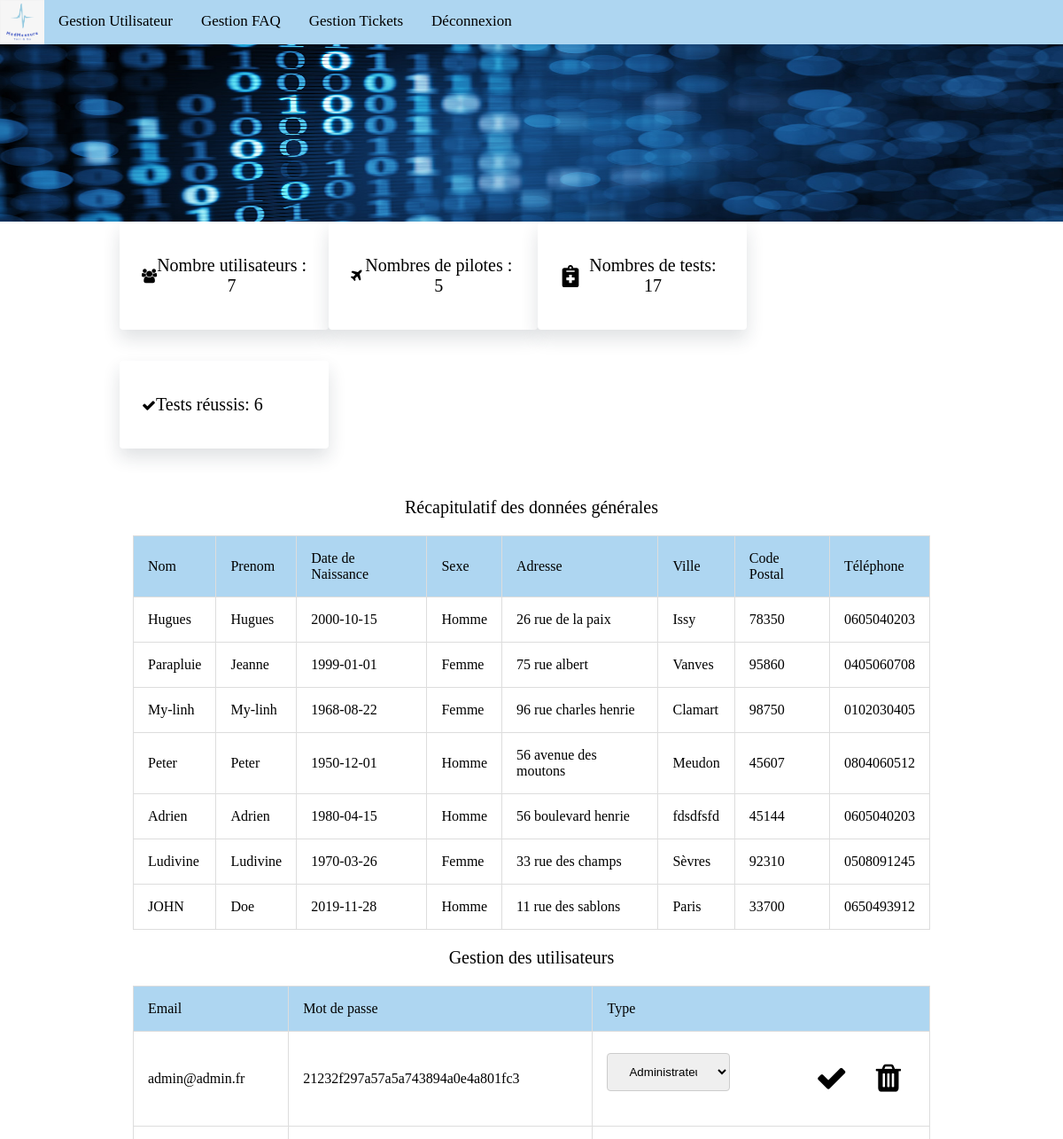
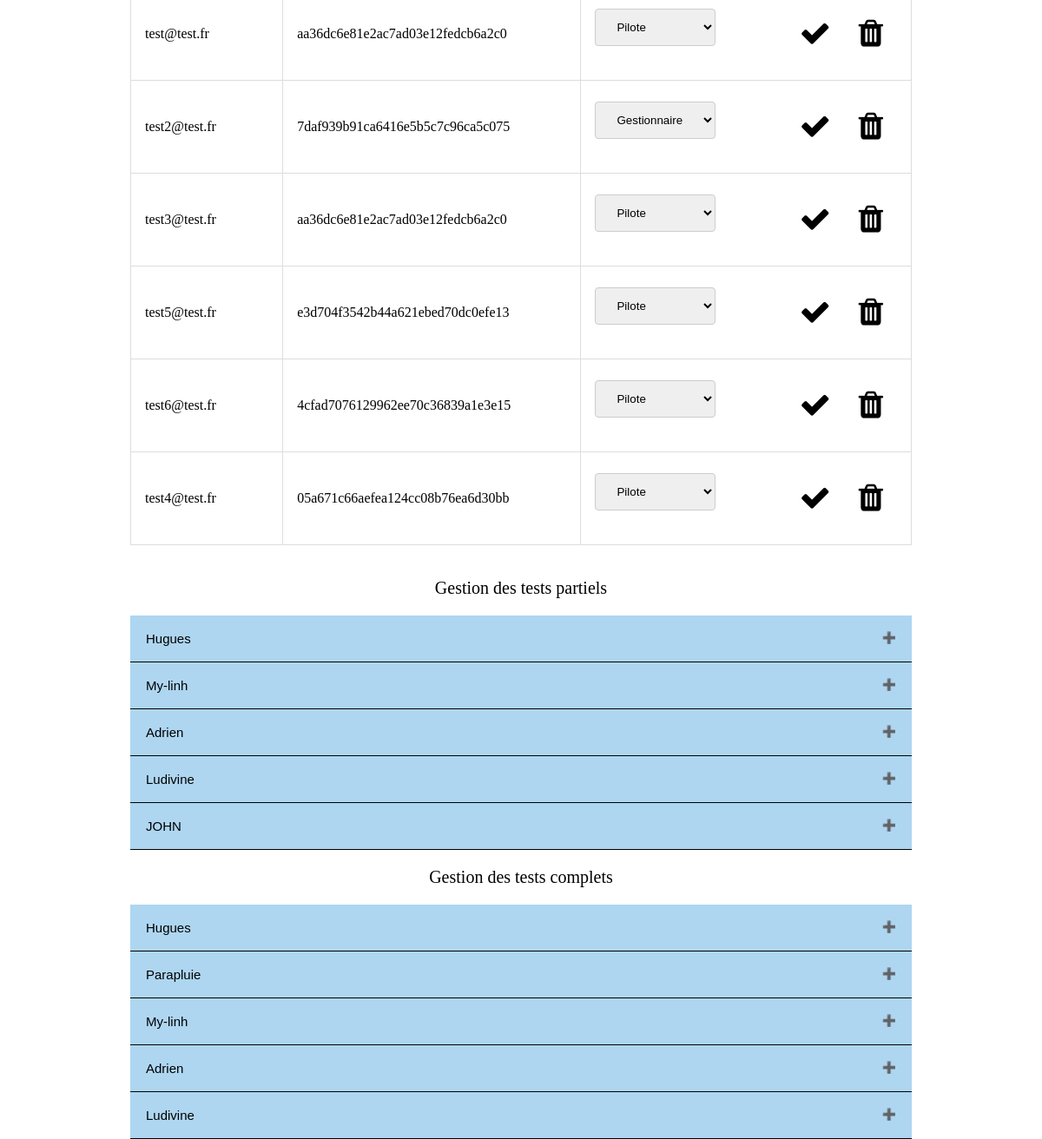
Page /index.php?page=admin_user (signed in) on the committed database (2 pictures, top to bottom).
### tables this page shows
CREATE TABLE `utilisateur` (
  `idUtilisateur` int(11) NOT NULL,
  `nom` varchar(256) DEFAULT NULL,
  `prenom` varchar(256) DEFAULT NULL,
  `DN` date NOT NULL,
  `Sexe` varchar(50) NOT NULL,
  `AdresseVoie` varchar(50) NOT NULL,
  `AdresseVille` varchar(50) NOT NULL,
  `AdresseCP` int(11) NOT NULL,
  `Tel` varchar(50) NOT NULL
);

CREATE TABLE `connexion` (
  `email` varchar(50) NOT NULL,
  `mdp` varchar(50) NOT NULL,
  `type` varchar(50) NOT NULL,
  `idUtilisateur` int(11) NOT NULL
);

CREATE TABLE `testpartiel` (
  `idTestPartiel` int(11) NOT NULL,
  `idUtilisateur` int(11) NOT NULL,
  `numero_test` int(11) NOT NULL,
  `date` date NOT NULL,
  `Frequence` int(11) NOT NULL,
  `PerceptionAuditive` int(11) NOT NULL,
  `StimulusVisuel` int(11) NOT NULL,
  `id_boitier` int(11) NOT NULL,
  `score` int(11) NOT NULL
);

CREATE TABLE `testcomplet` (
  `idTestComplet` int(11) NOT NULL,
  `idUtilisateur` int(11) NOT NULL,
  `Numero_Test` int(11) NOT NULL,
  `date` date NOT NULL,
  `Frequence` int(11) NOT NULL,
  `PerceptionAuditive` int(11) NOT NULL,
  `StimulusVisuel` int(11) NOT NULL,
  `TemperaturePeau` int(11) NOT NULL,
  `RecoTonalite` int(11) NOT NULL,
  `score` int(11) NOT NULL
);

### controlleur/controlleur.php (called while the page is built, shortened)
<?php
require('modele/model.php');
function dataUser()
{
  $user = getUser();
  $dataconnexion = getDataConnexion();
  $nbuser = getCountUser();
  $nbpilote = getCountPilote();
  $nbTest = getCountTest();
  $nbTestReussis = getCountTestReussis();
  $total = getTestPartiel2();
  $total2 = getTestComplet2();
  require('vue/admin_user.php');
}

### modele/model.php (called while the page is built, shortened)
<?php
function getTestPartiel2(){
  $db = dbConnect();
  $req1 = $db->query('SELECT * FROM testpartiel INNER JOIN utilisateur where testpartiel.idUtilisateur = utilisateur.idUtilisateur order by testpartiel.idUtilisateur, testpartiel.numero_test');
  return $req1;
}
function getTestComplet2(){
  $db = dbConnect();
  $req1 = $db->query('SELECT * FROM testcomplet INNER JOIN utilisateur where testcomplet.idUtilisateur = utilisateur.idUtilisateur order by testcomplet.idUtilisateur, testcomplet.numero_test');
  return $req1;
}
function getUser()
{
  $db = dbConnect();
  $req = $db->query('SELECT * FROM utilisateur');
  return $req;
}
function getDataConnexion()
{
  $db = dbConnect();
  $req = $db->query('SELECT * FROM connexion');
  return $req;
}
function dbConnect()
{
  try
  {
    $db = new PDO('mysql:host=localhost;dbname=medmeasure;charset=utf8', 'root', '');
    return $db;
  }
  catch(Exception $e)
  {
    die('Erreur : '.$e->getMessage());
  }
}
  function getCountUser(){
    $db = dbConnect();
    $req = $db->query('SELECT count(idUtilisateur) as uti FROM utilisateur');
    return $req;
  }
  function getCountPilote(){
    $db = dbConnect();
    $req = $db->query('SELECT count(idUtilisateur) as uti FROM utilisateur where idUtilisateur in (select idUtilisateur from connexion where type="Pilote")');
    return $req;
  }
  function getCountTestReussis(){
    $db = dbConnect();
    $req1 = $db->query('SELECT count(idTestPartiel) as nbtestPartiel FROM testpartiel where score >= "75"');
    $req2 = $db->query('SELECT count(idTestComplet) as nbtestComplet FROM testcomplet where score >= "75"');
    $invNum = $req1 -> fetch(PDO::FETCH_ASSOC);
    $nbTestPartiel = $invNum['nbtestPartiel'];
    $invNum1 = $req2 -> fetch(PDO::FETCH_ASSOC);
    $nbTestComplet = $invNum1['nbtestComplet'];
    $total = $nbTestPartiel + $nbTestComplet;
    return $total;
  }
  function getCountTest(){
    $db = dbConnect();
    $req1 = $db->query('SELECT count(idTestPartiel) as nbtestPartiel FROM testpartiel');
    $req2 = $db->query('SELECT count(idTestComplet) as nbtestComplet FROM testcomplet');
    $invNum = $req1 -> fetch(PDO::FETCH_ASSOC);
    $nbTestPartiel = $invNum['nbtestPartiel'];
    $invNum1 = $req2 -> fetch(PDO::FETCH_ASSOC);
    $nbTestComplet = $invNum1['nbtestComplet'];
    $total = $nbTestPartiel + $nbTestComplet;
    return $total;
  }

### vue/admin_user.php (the view, shortened to what this page needs)
<?php
if ($_SESSION["type"]=="Administrateur"){
  ?>
  <!DOCTYPE html>
  <html>
  <link rel="stylesheet" href="css/css_admin.css">
  <link rel="stylesheet" href="https://cdnjs.cloudflare.com/ajax/libs/font-awesome/4.7.0/css/font-awesome.min.css">
  <header>
    <div class="barre_navigation">
      <img src="images/MedMeasure.png" alt="logo de MedMeasure">
      <a href="index.php?page=admin_user">Gestion Utilisateur</a>
      <a href="index.php?page=admin_faq">Gestion FAQ</a>
      <a href="index.php?page=admin_ticket">Gestion Tickets</a>
      <a href="index.php?deco=deconnexion">Déconnexion</a>
    </div>
    <div class="texte">
      <img src="images/image_admin.jpg" alt="Image pour la page admin">
    </div>
  </header>
  <body>
<div class="container-fluid">
  <div class="rectangle-donnee">
    <div class="rectangle">
      <i class="fa fa-users"></i>
      <?php
      while ($data = $nbuser->fetch())
      {
        ?>
        <p> Nombre utilisateurs : <?= htmlspecialchars($data['uti']) ?></p>
        <?php
      }
      ?>
    </div>
    <div class="rectangle">
      <i class="fa fa-plane"></i>
      <?php
      while ($data = $nbpilote->fetch())
      {
        ?>
        <p>Nombres de pilotes : <?= htmlspecialchars($data['uti']) ?></p>
        <?php
      }
      ?>
    </div>
    <div class="rectangle">
      <img src="images/notes-medical-solid.svg" alt="logo test">
      <p>Nombres de tests: <?= $nbTest ?> </p>
    </div>
    <div class="rectangle">
      <i class="fa fa-check"></i>
      <p>Tests réussis: <?= $nbTestReussis ?></p>
    </div>
  </div>
</div>
<p>Récapitulatif des données générales</p>
<div class="container-fluid">
  <center>
    <table border='1' cellpadding='5' cellpacing='9'>
      <tr class="entete">
        <td>Nom</td>
        <td>Prenom</td>
        <td>Date de Naissance</td>
        <td>Sexe</td>
        <td>Adresse</td>
        <td>Ville</td>
        <td>Code Postal</td>
        <td>Téléphone</td>
      </tr>
      <?php
      while ($data = $user->fetch())
      {
        ?>
        <tr>
          <td>
            <?= htmlspecialchars($data['nom']) ?>
          </td>
          <td>
            <?= htmlspecialchars($data['prenom']) ?>
          </td>
          <td>
            <?= htmlspecialchars($data['DN']) ?>
          </td>
          <td>
            <?= htmlspecialchars($data['Sexe']) ?>
          </td>
          <td>
            <?= htmlspecialchars($data['AdresseVoie']) ?>
          </td>
          <td>
            <?= htmlspecialchars($data['AdresseVille']) ?>
          </td>
          <td>
            <?= htmlspecialchars($data['AdresseCP']) ?>
          </td>
          <td>
            <?= htmlspecialchars($data['Tel']) ?>
          </td>
        </tr>
        <?php
      }
      ?>
    </table>
  </center>
</div>
<p>Gestion des utilisateurs</p>
<div class="container-fluid">
  <center>
    <table border='1' cellpadding='5' cellpacing='9'>
      <tr class="entete">
        <td>Email</td>
        <td>Mot de passe</td>
        <td>Type</td>
      </tr>
      <?php
      while ($data2 = $dataconnexion->fetch())
      {
        ?>
        <tr>
          <td>
            <?= htmlspecialchars($data2['email']) ?>
          </td>
          <td>
            <?= htmlspecialchars($data2['mdp']) ?>
          </td>
          <td>
            <form method="POST" action="index.php?page=admin_user">
              <select name="Type" id="Type">
                <?php if (strcmp (htmlspecialchars($data2['type']),"Administrateur") == 0)
                {
                  ?>
                  <option value="Administrateur" selected>Administrateur</option>
                  <?php
                }
                else if (strcmp (htmlspecialchars($data2['type']),"Gestionnaire") == 0)
                {
                  ?>
                  <option value="Gestionnaire" selected>Gestionnaire</option>
                  <?php
                }
                else
                {
                  ?>
                  <option value="Pilote" selected>Pilote</option>
                  <?php
                }
                ?>
              </select>
              <button type="submit"  onClick="return confirm('Êtes-vous sûr de vouloir supprimer cet utilisateur?')" name="supprimer"><i class="fa fa-trash"></i></button>
              <button type="submit" name="modifier"><i class="fa fa-check"></i></button>
            </td>
        </tr>
        <?php
      }
      ?>
    </table>
  </center>
</div>
<br>
<div class="container-fluid">
  <p>Gestion des tests partiels</p>
    <?php
    $numero_utilisateur = array();
    while ($data = $total->fetch()){
      if (in_array($data['idUtilisateur'],$numero_utilisateur) == False){
        array_push($numero_utilisateur,$data['idUtilisateur']);
        echo "<button type=\"button\" class=\"collapsible\">".$data['nom']."</button>";
        echo "<div class=\"content\">";
      } ?>
</div>
<?php
}
?>
<br>
<div class="container-fluid">
  <p>Gestion des tests complets</p>
    <?php
    $numero_utilisateur = array();
    while ($data = $total2->fetch()){
      if (in_array($data['idUtilisateur'],$numero_utilisateur) == False){
        echo "</div>";
        array_push($numero_utilisateur,$data['idUtilisateur']);
        echo "<button type=\"button\" class=\"collapsible\">".$data['nom']."</button>";
      } ?>
<?php
}
?>
</body>
</html>
<?php
}
else {
  header('Location: index.php');
}
?>

### index.php (shortened to what this page needs)
<?php
require('controlleur/controlleur.php');
if (isset($_GET['page'])) {
  if ($_GET['page']== 'admin_user'){
    if (isset($_POST['modifier'])){
      if (isset($_POST['idUtilisateur']) && $_POST['idUtilisateur'] > 0) {
        if (isset($_POST["Type"])){
          modifyUser($_POST["Type"],$_POST['idUtilisateur']);
        }
      }
    }
    else if (isset($_POST['supprimer'])){
      if (isset($_POST['idUtilisateur']) && $_POST['idUtilisateur'] > 0) {
        deleteUser($_POST['idUtilisateur']);
      }
    }
    else if(isset($_POST['supprimerTestPartiel'])){
      if (isset($_POST['idUtilisateur']) && $_POST['idUtilisateur'] > 0) {
        deleteTestPartiel($_POST['idUtilisateur'],$_POST['idtest']);
      }
    }
    else if(isset($_POST['supprimerTestComplet'])){
      if (isset($_POST['idUtilisateur']) && $_POST['idUtilisateur'] > 0) {
        deleteTestComplet($_POST['idUtilisateur'],$_POST['idtest']);
      }
    }
    else {
      dataUser();
    }
  }
}

### css/css_admin.css (style rules this page uses)
header { background-color:#AED6F1; height:250px; min-height:15%; }
body { margin: 0; min-height:7em; }
body p { color:black; font-size: 20px; text-align: center; }
.texte img { height: 200px; width: 100%; }
.barre_navigation img { height: 50px; width: 50px; float: left; }
.barre_navigation { overflow: hidden; }
.barre_navigation a { float: left; color: black; text-align: center; padding: 14px 16px; text-decoration: none; font-size: 17px; }
table { border-collapse: collapse; border-spacing: 0; width: 100%; border: 1px solid #ddd; }
th, td { text-align: left; padding: 16px; }
.entete { background: #AED6F1; }
.collapsible { background-color: #AED6F1; cursor: pointer; padding: 18px; width: 100%; border: none; text-align: left; outline: none; font-size: 15px; border-bottom: 1px groove black; }
.collapsible:after { content: '\02795'; font-size: 13px; color: white; float: right; margin-left: 5px; }
table button { background-color: #FFFFFF; border: none; float: right; text-align: center; padding: 16px; transition: all 0.3s ease; color: black; font-size: 36px; }
select { width: 40%; padding: 12px 20px; margin: 8px 0; display: inline-block; border: 1px solid #ccc; border-radius: 4px; box-sizing: border-box; }
button[type=submit] { font-size: bold 20px; display: inline-block; }
.rectangle { padding: 18px 25px; box-shadow: 0 10px 20px 0 rgba(26, 44, 57, 0.14); background: #fff; border-radius: 4px; margin-bottom: 35px; display: flex; align-items: center; width: 20%; }
.rectangle-donnee { display: -ms-flexbox; display: flex; -ms-flex-wrap: wrap; flex-wrap: wrap; margin-right: -15px; margin-left: -15px; }
.container-fluid { width: 75%; padding-right: 20px; padding-left: 20px; margin-right: auto; margin-left: auto; }
.rectangle img { width: 25px; height: 25px; }

### rows in the picture
utilisateur: nom "Hugues", prenom "Hugues", DN "2000-10-15", Sexe "Homme", AdresseVoie "26 rue de la paix", AdresseVille "Issy", AdresseCP "78350", Tel "0605040203"
utilisateur: nom "Parapluie", prenom "Jeanne", DN "1999-01-01", Sexe "Femme", AdresseVoie "75 rue albert", AdresseVille "Vanves", AdresseCP "95860", Tel "0405060708"
utilisateur: nom "My-linh", prenom "My-linh", DN "1968-08-22", Sexe "Femme", AdresseVoie "96 rue charles henrie", AdresseVille "Clamart", AdresseCP "98750", Tel "0102030405"
utilisateur: nom "Peter", prenom "Peter", DN "1950-12-01", Sexe "Homme", AdresseVoie "56 avenue des moutons", AdresseVille "Meudon", AdresseCP "45607", Tel "0804060512"
utilisateur: nom "Adrien", prenom "Adrien", DN "1980-04-15", Sexe "Homme", AdresseVoie "56 boulevard henrie", AdresseVille "fdsdfsfd", AdresseCP "45144", Tel "0605040203"
utilisateur: nom "Ludivine", prenom "Ludivine", DN "1970-03-26", Sexe "Femme", AdresseVoie "33 rue des champs", AdresseVille "Sèvres", AdresseCP "92310", Tel "0508091245"
utilisateur: nom "JOHN", prenom "Doe", DN "2019-11-28", Sexe "Homme", AdresseVoie "11 rue des sablons", AdresseVille "Paris", AdresseCP "33700", Tel "0650493912"
connexion: email "admin@admin.fr", mdp "21232f297a57a5a743894a0e4a801fc3", Type "Administrateur"
connexion: email "test@test.fr", mdp "aa36dc6e81e2ac7ad03e12fedcb6a2c0", Type "Pilote"
connexion: email "test2@test.fr", mdp "7daf939b91ca6416e5b5c7c96ca5c075", Type "Gestionnaire"
connexion: email "test3@test.fr", mdp "aa36dc6e81e2ac7ad03e12fedcb6a2c0", Type "Pilote"
connexion: email "test5@test.fr", mdp "e3d704f3542b44a621ebed70dc0efe13", Type "Pilote"
connexion: email "test6@test.fr", mdp "4cfad7076129962ee70c36839a1e3e15", Type "Pilote"
connexion: email "test4@test.fr", mdp "05a671c66aefea124cc08b76ea6d30bb", Type "Pilote"
testpartiel: idUtilisateur.nom "Hugues"
testpartiel: idUtilisateur.nom "My-linh"
testpartiel: idUtilisateur.nom "Adrien"
testpartiel: idUtilisateur.nom "Ludivine"
testpartiel: idUtilisateur.nom "JOHN"
testcomplet: idUtilisateur.nom "Hugues"
testcomplet: idUtilisateur.nom "Parapluie"
testcomplet: idUtilisateur.nom "My-linh"
testcomplet: idUtilisateur.nom "Adrien"
testcomplet: idUtilisateur.nom "Ludivine"

### other values in the picture
$data['uti'] "7"
$data['uti'] "5"
$nbTest "17"
$nbTestReussis "6"
